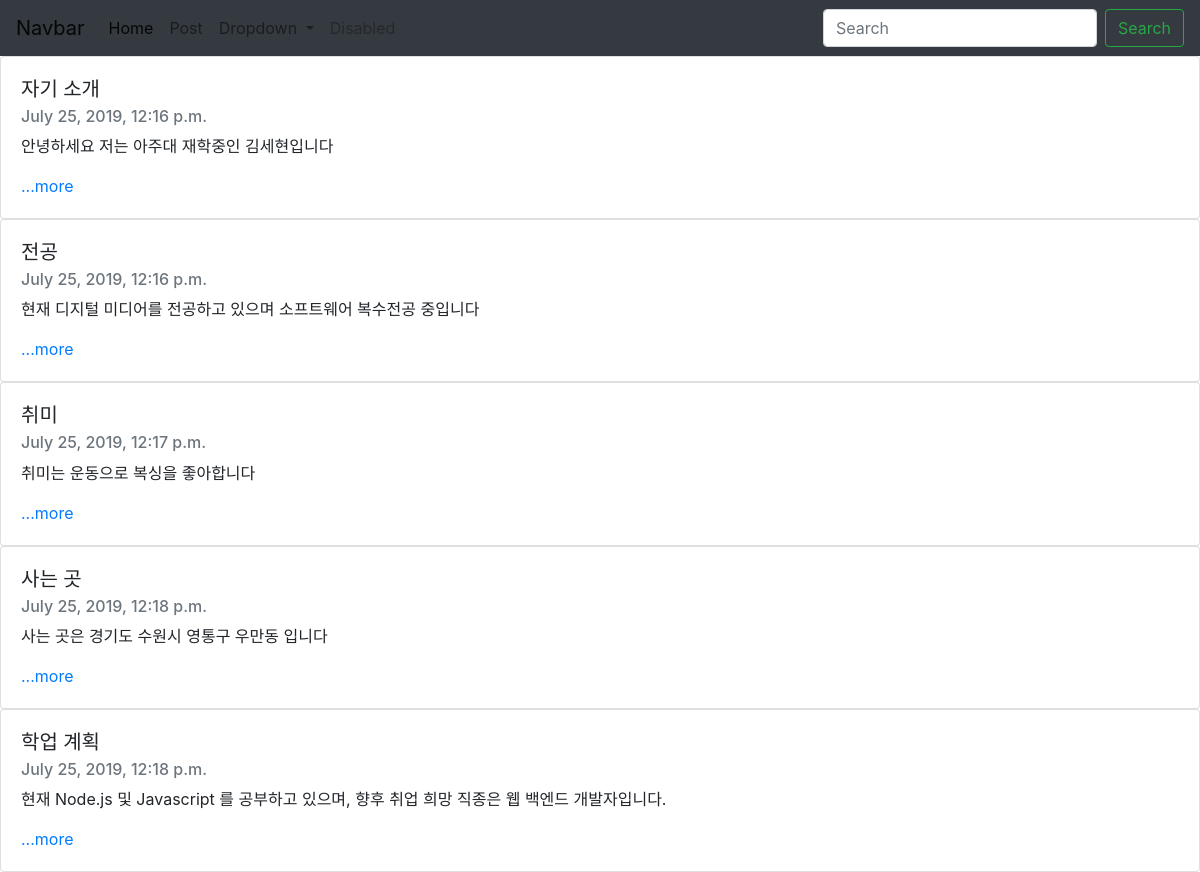
The page / on the database its author committed.
### blog/models.py (models this page shows, shortened)
class Blog(models.Model):
    title = models.CharField(max_length=200)
    pub_date = models.DateTimeField('date published')
    body = models.TextField()
    def summary(self):
        return self.body[:100]

### blog/views.py (the view)
# urls.py: 2. Add a URL to urlpatterns:  path('', views.home, name='home')
def home (request):
    blogs = Blog.objects #쿼리셋 #메소드
    return render(request, 'home.html',{'blogs': blogs})

### blog/templates/home.html (shortened to what this page needs)
<head>
    <link rel="stylesheet" href="https://stackpath.bootstrapcdn.com/bootstrap/4.3.1/css/bootstrap.min.css">
</head>
<body>
    <nav class="navbar navbar-expand-lg navbar-light bg-dark">
  <a class="navbar-brand" href="#">Navbar</a>
  <div class="collapse navbar-collapse" id="navbarSupportedContent">
    <ul class="navbar-nav mr-auto">
      <li class="nav-item active">
        <a class="nav-link" href="#">Home <span class="sr-only">(current)</span></a>
      </li>
      <li class="nav-item">
        <a class="nav-link" href="{% url 'new'%}">Post</a>
      </li>
      <li class="nav-item dropdown">
        <a class="nav-link dropdown-toggle" href="#" id="navbarDropdown" role="button" data-toggle="dropdown" aria-haspopup="true" aria-expanded="false">
          Dropdown
        </a>
      </li>
      <li class="nav-item">
        <a class="nav-link disabled" href="#" tabindex="-1" aria-disabled="true">Disabled</a>
      </li>
    </ul>
    <form class="form-inline my-2 my-lg-0">
      <input class="form-control mr-sm-2" type="search" placeholder="Search" aria-label="Search">
      <button class="btn btn-outline-success my-2 my-sm-0" type="submit">Search</button>
    </form>
  </div>
</nav>
</body>
{% for blog in blogs.all%}
    <div class="card">
    <div class="card-body">
    <h5 class="card-title">{{blog.title}}</h5>
    <h6 class="card-subtitle mb-2 text-muted">{{blog.pub_date}}</h6>
    <p class="card-text">{{blog.summary}}</p>
    <a href="{%url 'detail' blog.id%}" class="card-link">...more</a>
  </div>
</div>
{%endfor%}

### rows shown on the page
Blog: title "자기 소개", pub_date "July 25, 2019, 12:16 p.m.", summary "안녕하세요 저는 아주대 재학중인 김세현입니다"
Blog: title "전공", pub_date "July 25, 2019, 12:16 p.m.", summary "현재 디지털 미디어를 전공하고 있으며 소프트웨어 복수전공 중입니다"
Blog: title "취미", pub_date "July 25, 2019, 12:17 p.m.", summary "취미는 운동으로 복싱을 좋아합니다"
Blog: title "사는 곳", pub_date "July 25, 2019, 12:18 p.m.", summary "사는 곳은 경기도 수원시 영통구 우만동 입니다"
Blog: title "학업 계획", pub_date "July 25, 2019, 12:18 p.m.", summary "현재 Node.js 및 Javascript 를 공부하고 있으며, 향후 취업 희망 직종은 웹 백엔드 개발자입니다."
